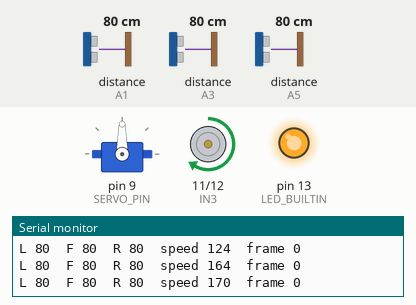
Bench run of a sketch on a simulated Arduino Uno, built with avr-gcc and run on an emulated ATmega328P. On the bench: servo, motor-driver pin pairs drawn as motors (green arrow = first pin HIGH = forward, orange = second pin HIGH = backward, longer = more drive, scaled by the enable pin), output pins drawn as LEDs (lit = HIGH), the last lines printed to the serial monitor. Wiring (inferred from the names in the program): 3 × ultrasonic range finder: trigger A0, echo A1 / trigger A2, echo A3 / trigger A4, echo A5. Inputs (shaded band) come from the test bench; at power-on: distance to the obstacle (sensors on A5, A1, A3) 80 cm. The echo pulse lasts 58.3 µs per cm.

Above: at 4.2 s.
4.3 s: distance to the obstacle (sensor on A5) set to 29 cm
5.8 s: distance to the obstacle (sensor on A5) set to 23 cm
At 6.8 s:
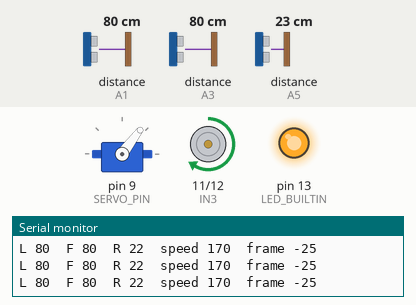
7.9 s: distance to the obstacle (sensor on A1) set to 4 cm
At 9.5 s:
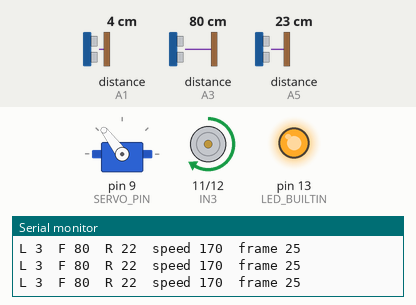
10.5 s: distance to the obstacle (sensor on A3) set to 9 cm
13.5 s: distance to the obstacle (sensor on A1) set to 2 cm
At 15.24 s:
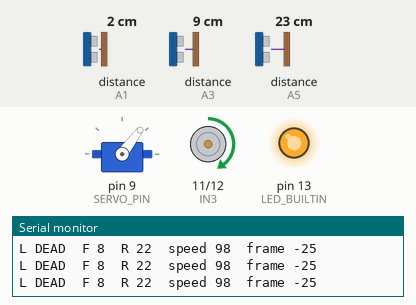
16.5 s: distance to the obstacle (sensor on A3) set to 4 cm
At 17.5 s:
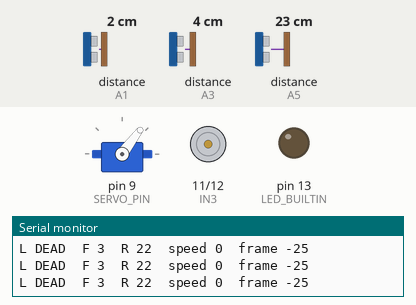
Timing chart, 0 to 43.1 s (numbered marks = the images above; inputs shaded):
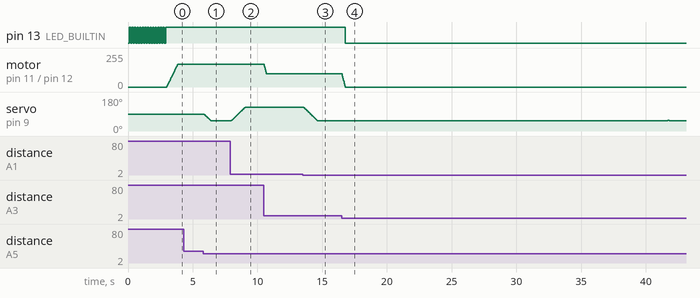

The sketch:

t150_smooth.ino
```cpp
// sosny — Т-150: плавний рух, плавна серва, об'їзд перешкоди справа.
// Мотор L298N OUT3/OUT4 (ENB D6, IN3 D11, IN4 D12). Серво рами D9.
// HC-SR04: лівий A0/A1, передній A2/A3, правий A4/A5. Без кнопки: старт через 3 с.
//
// Спереду: від SLOW_CM до STOP_CM швидкість плавно падає, на STOP_CM (5 см) — стоп.
//          Перешкоду прибрали -> плавно розганяється.
// Справа ближче AVOID_CM -> рама плавно ламається вліво, об'їжджає; праворуч вільно ->
//          ще HOLD_MS вліво (щоб відійти), потім плавно рівно. Зліва — так само, дзеркально.
// Датчик не працює (5 поганих вимірів поспіль) -> ігнорується, робот просто їде вперед.
// Світлодіод L: блимає = старт через 3 с, горить = їде, не горить = стоїть.
#include <Servo.h>

// ---- піни ----
const int ENB = 6, IN3 = 11, IN4 = 12;
const int SERVO_PIN = 9;
const int TRIG[3] = {A0, A2, A4};   // лівий, передній, правий
const int ECHO[3] = {A1, A3, A5};
enum { LEFT = 0, FRONT = 1, RIGHT = 2 };

// ---- рух ----
const int  SPEED = 170;            // крейсерська швидкість 0..255
const int  MIN_SPEED = 90;         // нижче TT-мотор зазвичай не крутиться
const int  ACCEL = 4;              // на скільки міняється швидкість кожні 20 мс (менше = плавніше)
const int  STOP_CM = 5;            // тут стоїть
const int  SLOW_CM = 35;           // звідси починає гальмувати
const bool MOTOR_INVERT = false;   // їде назад замість вперед -> true

// ---- об'їзд ----
const int  AVOID_CM = 25;          // перешкода збоку ближче -> об'їжджаємо
const int  FRAME_AVOID = 25;       // на скільки ламаємо раму при об'їзді, °
const unsigned long HOLD_MS = 600; // ще стільки тримаємо поворот після того, як збоку стало вільно

// ---- серво ----
const int  SERVO_CENTER = 90;      // рама рівно (підібрати 85..95)
const int  FRAME_MAX = 30;
const bool SERVO_INVERT = false;   // ламає не в той бік -> true
const unsigned long SERVO_STEP_MS = 15;   // 1° за стільки мс (більше = плавніше)

// ---- стан ----
Servo servo;
int dist[3] = {400, 400, 400};
int bad[3] = {0, 0, 0}, good[3] = {0, 0, 0};
bool alive[3] = {true, true, true};
int sensorIdx = 0;
unsigned long tSensor = 0, tServo = 0, tSpeed = 0, tPrint = 0, holdUntil = 0;
int servoNow = SERVO_CENTER, servoTarget = SERVO_CENTER, frame = 0, holdFrame = 0;
int speedNow = 0, speedTarget = 0;

void motor(int spd) {
  if (MOTOR_INVERT) spd = -spd;
  digitalWrite(IN3, spd > 0);
  digitalWrite(IN4, spd < 0);
  analogWrite(ENB, abs(spd));
}

// TRIG виходом тільки на час імпульсу — плата не падає при кривій проводці датчика
int measure(int i) {
  pinMode(TRIG[i], OUTPUT);
  digitalWrite(TRIG[i], LOW);  delayMicroseconds(2);
  digitalWrite(TRIG[i], HIGH); delayMicroseconds(10);
  digitalWrite(TRIG[i], LOW);
  pinMode(TRIG[i], INPUT);
  long us = pulseIn(ECHO[i], HIGH, 20000);
  return us ? us / 58 : -1;
}

void updateSensors(unsigned long now) {
  if (now - tSensor < 30) return;          // по одному датчику за раз
  tSensor = now;
  int i = sensorIdx;
  int d = measure(i);
  bool ok = (d >= 2 && d <= 300);
  if (ok) { good[i]++; bad[i] = 0; } else { bad[i]++; good[i] = 0; }
  if (bad[i] >= 5)  alive[i] = false;
  if (good[i] >= 3) alive[i] = true;
  dist[i] = (alive[i] && ok) ? d : 400;    // мертвий або сміття = вільно
  sensorIdx = (sensorIdx + 1) % 3;
}

void setFrame(int f) {                     // -FRAME_MAX = вліво, + = вправо
  frame = constrain(f, -FRAME_MAX, FRAME_MAX);
  int s = frame * 3 / 2;                   // тяга: серво в 1.5 раза більше за раму
  if (SERVO_INVERT) s = -s;
  servoTarget = SERVO_CENTER + s;
}

void updateServo(unsigned long now) {      // плавно, по 1°
  if (now - tServo < SERVO_STEP_MS) return;
  tServo = now;
  if (servoNow < servoTarget) servoNow++;
  else if (servoNow > servoTarget) servoNow--;
  servo.write(servoNow);
}

void updateSpeed(unsigned long now) {      // плавний розгін/гальмування
  if (now - tSpeed < 20) return;
  tSpeed = now;
  if (speedNow < speedTarget) speedNow = min(speedNow + ACCEL, speedTarget);
  else if (speedNow > speedTarget) speedNow = max(speedNow - ACCEL * 2, speedTarget);  // гальмує вдвічі швидше
  motor(speedNow);
}

void decide(unsigned long now) {
  int l = dist[LEFT], f = dist[FRONT], r = dist[RIGHT];

  // --- швидкість від переднього датчика ---
  if (f <= STOP_CM)      speedTarget = 0;
  else if (f >= SLOW_CM) speedTarget = SPEED;
  else                   speedTarget = map(f, STOP_CM, SLOW_CM, MIN_SPEED, SPEED);

  // --- об'їзд збоку ---
  if (r < AVOID_CM && r <= l) {            // справа перешкода -> вліво
    holdFrame = -FRAME_AVOID; holdUntil = now + HOLD_MS;
  } else if (l < AVOID_CM && l < r) {      // зліва перешкода -> вправо
    holdFrame = FRAME_AVOID;  holdUntil = now + HOLD_MS;
  }
  setFrame(now < holdUntil ? holdFrame : 0);
}

void setup() {
  Serial.begin(9600);
  pinMode(ENB, OUTPUT); pinMode(IN3, OUTPUT); pinMode(IN4, OUTPUT);
  for (int i = 0; i < 3; i++) { pinMode(TRIG[i], INPUT); pinMode(ECHO[i], INPUT); }
  pinMode(LED_BUILTIN, OUTPUT);
  motor(0);
  servo.attach(SERVO_PIN);
  servo.write(SERVO_CENTER);
  Serial.println("start in 3 s");
  for (int i = 0; i < 30; i++) { digitalWrite(LED_BUILTIN, i % 2); delay(100); }
}

void loop() {
  unsigned long now = millis();
  updateSensors(now);
  decide(now);
  updateSpeed(now);
  updateServo(now);
  digitalWrite(LED_BUILTIN, speedNow > 0);

  if (now - tPrint > 200) {
    tPrint = now;
    const char *name[3] = {"L ", "  F ", "  R "};
    for (int i = 0; i < 3; i++) {
      Serial.print(name[i]);
      if (alive[i]) Serial.print(dist[i]); else Serial.print("DEAD");
    }
    Serial.print("  speed "); Serial.print(speedNow);
    Serial.print("  frame "); Serial.println(frame);
  }
}
```

Measured:
- the behaviour switches between 26 and 25 cm on distance to the obstacle (sensor on A5) (found by bisection; images 0 and 1)
- after the input at 5.8 s, servo on pin 9 (SERVO_PIN): moves from 90° to 53° over 0.54 s, starting after 0.07 s
- after the input at 7.9 s, servo on pin 9 (SERVO_PIN): moves from 53° to 127° over 1.1 s, starting after 0.06 s
- after the input at 13.5 s, servo on pin 9 (SERVO_PIN): moves from 127° to 53° over 1.1 s, starting after 0.05 s
- after the input at 16.5 s, pin 13 (LED_BUILTIN): HIGH → LOW after 0.28 s
